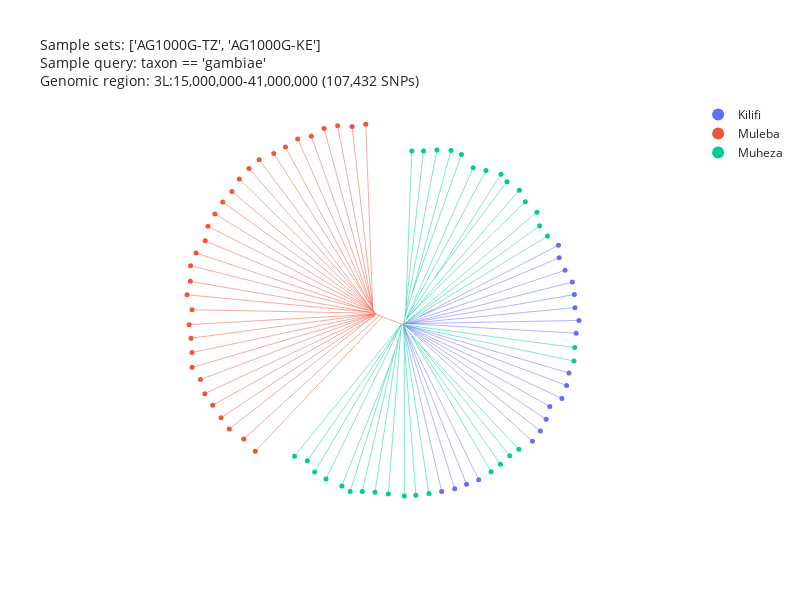

Notebook source saved alongside this figure:
### Markdown cell above
We can see that the samples from Kenya fall into just one cluster of samples originating from Tanzania. Let's explore the location of these samples by changing the color parameter to see how this might relate to geography.

### Code cell
ag3.plot_njt(
    region=region,
    n_snps=n_snps,
    sample_sets = ["AG1000G-TZ","AG1000G-KE"],
    sample_query="taxon == 'gambiae'",
    color="location",
)

### Figure 1 — Plotly figure (JSON) as saved in the notebook; plotly's stock layout.template omitted (floating-point values rounded to 4 significant figures; data arrays with more than 128 entries replaced by an {"elided": "..."} marker saying what was removed)
{"data": [{"hovertemplate": "location=Kilifi<br>x=%{x}<br>y=%{y}<extra></extra>", "legendgroup": "Kilifi", "line": {"color": "#636EFA", "dash": "solid", "width": 0.5}, "marker": {"symbol": "circle"}, "mode": "lines", "name": "Kilifi", "orientation": "v", "showlegend": false, "type": "scatter", "x": [-4.741, 27.83, NaN, 4.061, 2466.0, NaN, 27.83, 4860.0, NaN, 27.83, 86.33, NaN, 86.33, 4072.0, NaN, 86.33, 3309.0, NaN, 39.9, 76.96, NaN, 76.96, 172.6, NaN, 76.96, 93.59, NaN, 93.59, 9218.0, NaN, 93.59, 157.4, NaN, 157.4, 8843.0, NaN, 157.4, 8332.0, NaN, 172.6, 10240.0, NaN, 172.6, 9452.0, NaN, 290.1, 389.6, NaN, 389.6, 10690.0, NaN, 389.6, 10540.0, NaN, 18.83, 51.57, NaN, 51.57, 10440.0, NaN, 51.57, 179.0, NaN, 179.0, 433.3, NaN, 179.0, 179.0, NaN, 179.0, 11080.0, NaN, 179.0, 313.3, NaN, 313.3, 11340.0, NaN, 313.3, 11160.0, NaN, 433.3, 10910.0, NaN, 433.3, 11040.0, NaN, 75.31, 1030.0, NaN, 1030.0, 10020.0, NaN, 1030.0, 10060.0, NaN], "xaxis": "x", "y": [-137.3, -219.2, NaN, -214.5, -10870.0, NaN, -219.2, -10120.0, NaN, -219.2, -384.2, NaN, -384.2, -10410.0, NaN, -384.2, -10700.0, NaN, -101.6, -126.3, NaN, -126.3, -175.2, NaN, -126.3, -139.2, NaN, -139.2, -6205.0, NaN, -139.2, -193.0, NaN, -193.0, -6967.0, NaN, -193.0, -7629.0, NaN, -175.2, -4855.0, NaN, -175.2, -5378.0, NaN, -174.6, -207.8, NaN, -207.8, -3213.0, NaN, -207.8, -4024.0, NaN, -39.38, -35.02, NaN, -35.02, 3427.0, NaN, -35.02, -22.92, NaN, -22.92, 30.79, NaN, -22.92, -22.92, NaN, -22.92, 1012.0, NaN, -22.92, -25.46, NaN, -25.46, 183.2, NaN, -25.46, -641.9, NaN, 30.79, 2662.0, NaN, 30.79, 1855.0, NaN, -4.844, 439.3, NaN, 439.3, 5039.0, NaN, 439.3, 4230.0, NaN], "yaxis": "y"}, {"hovertemplate": "location=Muleba<br>x=%{x}<br>y=%{y}<extra></extra>", "legendgroup": "Muleba", "line": {"color": "#EF553B", "dash": "solid", "width": 0.5}, "marker": {"symbol": "circle"}, "mode": "lines", "name": "Muleba", "orientation": "v", "showlegend": false, "type": "scatter", "x": {"elided": "189 float values"}, "xaxis": "x", "y": {"elided": "189 float values"}, "yaxis": "y"}, {"hovertemplate": "location=Muheza<br>x=%{x}<br>y=%{y}<extra></extra>", "legendgroup": "Muheza", "line": {"color": "#00CC96", "dash": "solid", "width": 0.5}, "marker": {"symbol": "circle"}, "mode": "lines", "name": "Muheza", "orientation": "v", "showlegend": false, "type": "scatter", "x": {"elided": "162 float values"}, "xaxis": "x", "y": {"elided": "162 float values"}, "yaxis": "y"}, {"hovertemplate": "location=<br>x=%{x}<br>y=%{y}<extra></extra>", "legendgroup": "", "line": {"color": "gray", "dash": "solid", "width": 0.5}, "marker": {"symbol": "circle"}, "mode": "lines", "name": "", "orientation": "v", "showlegend": false, "type": "scatter", "x": [0.0, -23.68, NaN, -23.68, 18.83, NaN, -23.68, -31.27, NaN, -31.27, -19.35, NaN, -31.27, -85.64, NaN, -85.64, -120.8, NaN, -120.8, -120.8, NaN, -19.35, 39.9, NaN, -19.35, -19.35, NaN, -19.35, -4.741, NaN, -4.741, 4.061, NaN, 39.9, 39.9, NaN, 39.9, 290.1, NaN, 18.83, 75.31, NaN, 75.31, 75.31, NaN], "xaxis": "x", "y": [0.0, -53.55, NaN, -53.55, -39.38, NaN, -53.55, -60.46, NaN, -60.46, -74.08, NaN, -60.46, -59.43, NaN, -59.43, -52.0, NaN, -52.0, -52.0, NaN, -74.08, -101.6, NaN, -74.08, -74.08, NaN, -74.08, -137.3, NaN, -137.3, -214.5, NaN, -101.6, -101.6, NaN, -101.6, -174.6, NaN, -39.38, -4.844, NaN, -4.844, -4.844, NaN], "yaxis": "y"}, {"customdata": {"elided": "19x11 mixed values"}, "hovertemplate": "<b>%{hovertext}</b><br><br>location=%{customdata[8]}<br>x=%{x}<br>y=%{y}<br>sample_id=%{customdata[0]}<br>partner_sample_id=%{customdata[1]}<br>sample_set=%{customdata[2]}<br>taxon=%{customdata[3]}<br>country=%{customdata[4]}<br>admin1_iso=%{customdata[5]}<br>admin1_name=%{customdata[6]}<br>admin2_name=%{customdata[7]}<br>year=%{customdata[9]}<br>month=%{customdata[10]}<extra></extra>", "hovertext": ["AK0203-C", "AK0274-C", "AK0212-C", "AK0237-C", "AK0235-C", "AK0177-C", "AK0207-C", "AK0213-C", "AK0211-C", "AK0280-C", "AK0238-C", "AK0279-C", "AK0278-C", "AK0281-C", "AK0236-C", "AK0214-C", "AK0226-C", "AK0239-C", "AK0215-C"], "legendgroup": "Kilifi", "marker": {"color": "#636EFA", "size": 5, "symbol": "circle"}, "mode": "markers", "name": "Kilifi", "orientation": "v", "showlegend": true, "type": "scatter", "x": [2466.0, 3309.0, 4072.0, 4860.0, 8332.0, 8843.0, 9218.0, 9452.0, 10240.0, 10540.0, 10690.0, 11160.0, 11340.0, 11080.0, 11040.0, 10910.0, 10440.0, 10060.0, 10020.0], "xaxis": "x", "y": [-10870.0, -10700.0, -10410.0, -10120.0, -7629.0, -6967.0, -6205.0, -5378.0, -4855.0, -4024.0, -3213.0, -641.9, 183.2, 1012.0, 1855.0, 2662.0, 3427.0, 4230.0, 5039.0], "yaxis": "y"}, {"customdata": {"elided": "32x11 mixed values"}, "hovertemplate": "<b>%{hovertext}</b><br><br>location=%{customdata[8]}<br>x=%{x}<br>y=%{y}<br>sample_id=%{customdata[0]}<br>partner_sample_id=%{customdata[1]}<br>sample_set=%{customdata[2]}<br>taxon=%{customdata[3]}<br>country=%{customdata[4]}<br>admin1_iso=%{customdata[5]}<br>admin1_name=%{customdata[6]}<br>admin2_name=%{customdata[7]}<br>year=%{customdata[9]}<br>month=%{customdata[10]}<extra></extra>", "hovertext": ["BL0100-C", "BL0065-C", "BL0109-C", "BL0063-C", "BL0125-C", "BL0105-C", "BL0128-C", "BL0107-C", "BL0124-C", "BL0111-C", "BL0121-C", "BL0108-C", "BL0116-C", "BL0119-C", "BL0106-C", "BL0101-C", "BL0115-C", "BL0103-C", "BL0102-C", "BL0052-C", "BL0120-C", "BL0110-C", "BL0078-C", "BL0112-C", "BL0058-C", "BL0054-C", "BL0142-C", "BL0117-C", "BL0114-C", "BL0079-C", "BL0138-C", "BL0137-C"], "legendgroup": "Muleba", "marker": {"color": "#EF553B", "size": 5, "symbol": "circle"}, "mode": "markers", "name": "Muleba", "orientation": "v", "showlegend": true, "type": "scatter", "x": [-2442.0, -3328.0, -4264.0, -5135.0, -5960.0, -6841.0, -7634.0, -8388.0, -9334.0, -9997.0, -10610.0, -11090.0, -11690.0, -12190.0, -12640.0, -12820.0, -13410.0, -13770.0, -13780.0, -14000.0, -13670.0, -13860.0, -13740.0, -13670.0, -13660.0, -13130.0, -12850.0, -12330.0, -11800.0, -11260.0, -10330.0, -9580.0], "xaxis": "x", "y": [12870.0, 12730.0, 12770.0, 12600.0, 12100.0, 11920.0, 11400.0, 10980.0, 10570.0, 10000.0, 9326.0, 8523.0, 7843.0, 7070.0, 6277.0, 5329.0, 4544.0, 3725.0, 2710.0, 1841.0, 872.3, -87.53, -968.4, -1892.0, -2850.0, -3634.0, -4549.0, -5303.0, -6105.0, -6832.0, -7482.0, -8267.0], "yaxis": "y"}, {"customdata": {"elided": "32x11 mixed values"}, "hovertemplate": "<b>%{hovertext}</b><br><br>location=%{customdata[8]}<br>x=%{x}<br>y=%{y}<br>sample_id=%{customdata[0]}<br>partner_sample_id=%{customdata[1]}<br>sample_set=%{customdata[2]}<br>taxon=%{customdata[3]}<br>country=%{customdata[4]}<br>admin1_iso=%{customdata[5]}<br>admin1_name=%{customdata[6]}<br>admin2_name=%{customdata[7]}<br>year=%{customdata[9]}<br>month=%{customdata[10]}<extra></extra>", "hovertext": ["BL0377-C", "BL0363-C", "BL0348-C", "BL0347-C", "BL0391-C", "BL0354-C", "BL0359-C", "BL0386-C", "BL0378-C", "BL0382-C", "BL0350-C", "BL0372-C", "BL0380-C", "BL0371-C", "BL0379-C", "BL0368-C", "BL0388-C", "BL0392-C", "BL0353-C", "BL0375-C", "BL0351-C", "BL0383-C", "BL0346-C", "BL0376-C", "BL0362-C", "BL0385-C", "BL0381-C", "BL0389-C", "BL0361-C", "BL0387-C", "BL0393-C", "BL0356-C"], "legendgroup": "Muheza", "marker": {"color": "#00CC96", "size": 5, "symbol": "circle"}, "mode": "markers", "name": "Muheza", "orientation": "v", "showlegend": true, "type": "scatter", "x": [-7046.0, -6218.0, -5744.0, -5013.0, -3989.0, -3449.0, -2670.0, -1847.0, -981.6, 46.35, 796.8, 1642.0, 5660.0, 6260.0, 6864.0, 7450.0, 11020.0, 11060.0, 9297.0, 8798.0, 8620.0, 7872.0, 7486.0, 6690.0, 6301.0, 5326.0, 4500.0, 3742.0, 3067.0, 2159.0, 1295.0, 534.4], "xaxis": "x", "y": [-8592.0, -8893.0, -9621.0, -10060.0, -10510.0, -10870.0, -10870.0, -10920.0, -11040.0, -11160.0, -11120.0, -11000.0, -9597.0, -9114.0, -8559.0, -8135.0, -2441.0, -1570.0, 5635.0, 6297.0, 7181.0, 7861.0, 8598.0, 9156.0, 9641.0, 9881.0, 10050.0, 10910.0, 11170.0, 11200.0, 11140.0, 11130.0], "yaxis": "y"}], "layout": {"height": 600, "legend": {"itemsizing": "constant", "tracegroupgap": 0}, "title": {"font": {"size": 14}, "text": "Sample sets: ['AG1000G-TZ', 'AG1000G-KE']<br>Sample query: taxon == 'gambiae'<br>Genomic region: 3L:15,000,000-41,000,000 (107,432 SNPs)"}, "width": 800, "xaxis": {"mirror": false, "showgrid": false, "showline": false, "showticklabels": false, "ticks": "", "title": {}}, "yaxis": {"mirror": false, "scaleanchor": "x", "scaleratio": 1, "showgrid": false, "showline": false, "showticklabels": false, "ticks": "", "title": {}}}}
